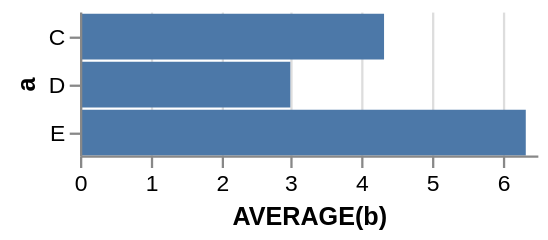

Vega-Lite specification stored for this chart:
### Vega specification from a JSON file in a GitHub repository (floating-point values rounded to 4 significant figures)
{"$schema": "http://vega.github.io/schema/vega/v3.0.json", "autosize": "pad", "padding": 5, "data": [{"name": "source_0", "values": [{"a": "C", "b": 2}, {"a": "C", "b": 7}, {"a": "C", "b": 4}, {"a": "D", "b": 1}, {"a": "D", "b": 2}, {"a": "D", "b": 6}, {"a": "E", "b": 8}, {"a": "E", "b": 4}, {"a": "E", "b": 7}], "format": {"type": "json", "parse": {"b": "number"}}, "transform": [{"type": "filter", "expr": "datum[\"b\"] !== null && !isNaN(datum[\"b\"])"}, {"type": "aggregate", "groupby": ["a"], "ops": ["average"], "fields": ["b"]}]}], "signals": [{"name": "width", "update": "200"}, {"name": "height", "update": "bandspace(domain('y').length, 1, 0.5) * 21"}, {"name": "unit", "value": {}, "on": [{"events": "mousemove", "update": "group()._id ? group() : unit"}]}], "marks": [{"name": "nested-main-group", "type": "group", "encode": {"update": {"width": {"signal": "width"}, "height": {"signal": "height"}}}, "marks": [{"name": "marks", "type": "rect", "role": "bar", "from": {"data": "source_0"}, "encode": {"update": {"x": {"scale": "x", "field": "average_b"}, "x2": {"scale": "x", "value": 0}, "yc": {"scale": "y", "field": "a"}, "height": {"value": 20}, "fill": {"value": "#4c78a8"}}}}]}], "scales": [{"name": "x", "type": "linear", "domain": {"data": "source_0", "field": "average_b"}, "range": [0, 200], "round": true, "nice": true, "zero": true}, {"name": "y", "type": "point", "domain": {"data": "source_0", "field": "a", "sort": true}, "range": {"step": 21}, "round": true, "padding": 0.5}], "axes": [{"scale": "x", "format": "s", "orient": "bottom", "tickCount": 5, "title": "AVERAGE(b)", "zindex": 1}, {"scale": "x", "domain": false, "format": "s", "grid": true, "labels": false, "orient": "bottom", "tickCount": 5, "ticks": false, "zindex": 0, "gridScale": "y"}, {"scale": "y", "orient": "left", "title": "a", "zindex": 1}]}
